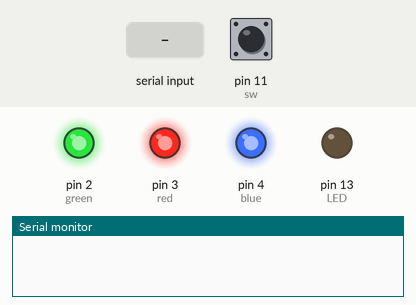
Simulated run of this sketch. Board: Arduino Uno, built with avr-gcc and run on an emulated ATmega328P. Parts: output pins drawn as LEDs (lit = HIGH), the last lines printed to the serial monitor. Dashed ring = blinking. The test bench sets the inputs (shaded band); at power-on: pin 11 (sw) LOW. Random numbers use the default seed unless the sketch sets one.

Above: at 1.2 s.
1.3 s: pin 11 (sw) pulled HIGH for 0.15 s
At 3.2 s:
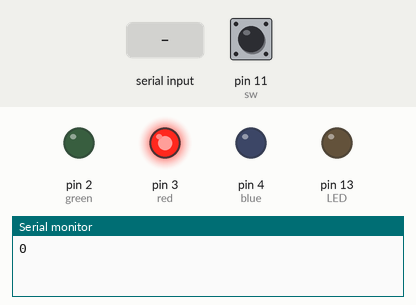
4.3 s: "1\n" received over Serial
At 5.3 s:
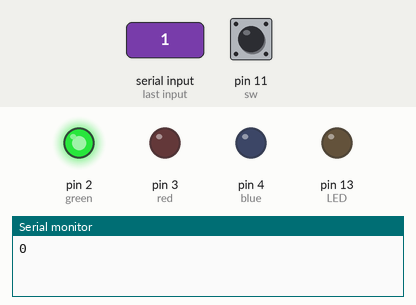
5.8 s: "2\n" received over Serial
At 6.4 s:
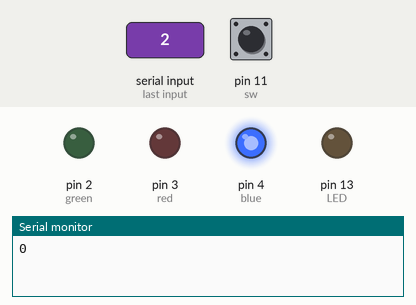
7.3 s: "0\n" received over Serial
At 8.5 s:
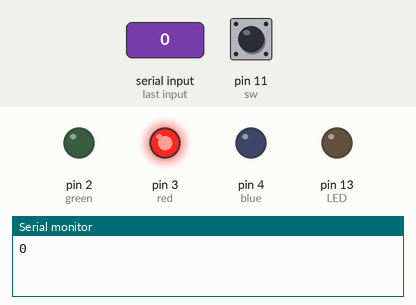
8.8 s: pin 11 (sw) pulled HIGH for 1 s
At 9.05 s:
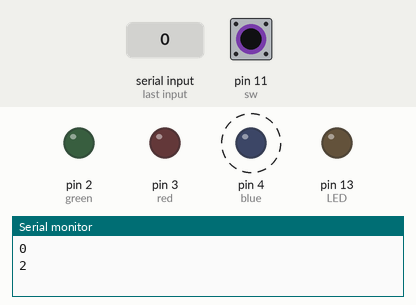
Timing chart, 0 to 11.8 s (numbered marks = the images above; inputs shaded):
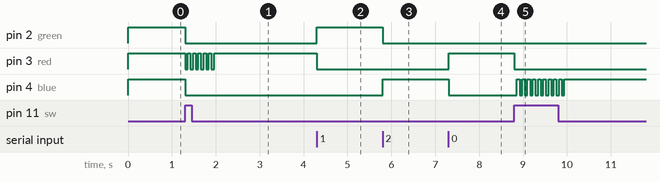

Measured:
- after the input at 1.3 s, pin 2 (green), pin 4 (blue): HIGH → LOW at once; pin 3 (red): alternates HIGH for 0.06 s and LOW for 0.06 s, 12 changes in all, then stays HIGH, starting at once
- after the input at 4.3 s, pin 2 (green): LOW → HIGH at once; pin 3 (red): HIGH → LOW at once
- after the input at 5.8 s, pin 2 (green): HIGH → LOW at once; pin 4 (blue): LOW → HIGH at once
- after the input at 7.3 s, pin 3 (red): LOW → HIGH at once; pin 4 (blue): HIGH → LOW at once
- after the input at 8.8 s, pin 3 (red): HIGH → LOW at once; pin 4 (blue): alternates HIGH for 0.06 s and LOW for 0.06 s, 19 changes in all, then stays HIGH, starting after 0.06 s

The sketch:

airspace05.ino
```cpp
#define LED  13
int recieveByte = 0;
String bufferStr = "";

String redStr = "0";
String greenStr = "1";
String blueStr = "2";
String yellowStr = "3";
String skyblueStr = "4";
String pinkStr = "5";
String whiteStr = "6";
String offStr = "7";
String endStr = "8";

  int sw = 11;
  int green = 2;
  int red = 3;
  int blue = 4;
  int nowColor = 6;
  int nextColor = 0;
  int colorChange = 0;
  int changeEvent = 0;
  int changeEventTime = 0;
  int flashing = 0;
  int flashTimes = 0;

void setup() {
  pinMode(sw,INPUT);
  pinMode(red, OUTPUT);
  pinMode(green, OUTPUT);
  pinMode(blue, OUTPUT);
  pinMode(LED, OUTPUT);
  Serial.begin(9600);
}

void loop() {

  bufferStr = "";
  while (Serial.available() > 0) {
    recieveByte = Serial.read();
    if (recieveByte == (int)'\n') break;
    bufferStr.concat((char)recieveByte);
  }

    colorChange = 0;

 if (bufferStr.length() > 0) {
    //受け取った文字データがある場合、
    //"off"だった場合、消灯
    //それ以外を受け取ったらそれぞれの色
    //"ended"なら終わり
    if (offStr.compareTo(bufferStr) == 0) {
      nowColor = 10;
      digitalWrite(red, LOW);
      digitalWrite(green, LOW);
      digitalWrite(blue, LOW);
    } else if (redStr.compareTo(bufferStr) == 0) {
      nowColor = 0;
    } else if (greenStr.compareTo(bufferStr) == 0) {
      nowColor = 1;
    } else if (blueStr.compareTo(bufferStr) == 0) {
      nowColor = 2;
    } else if (yellowStr.compareTo(bufferStr) == 0) {
      nowColor = 3;
    } else if (skyblueStr.compareTo(bufferStr) == 0) {
      nowColor = 4;
    } else if (pinkStr.compareTo(bufferStr) == 0) {
      nowColor = 5;
    } else if (whiteStr.compareTo(bufferStr) == 0) {
      nowColor = 6;
    } else if (endStr.compareTo(bufferStr) == 0){
      delay(500);
    }
 }else if (digitalRead(sw) == HIGH){
    flashing = 1;
    if(changeEvent == 0){
      colorChange = 1;
      changeEvent = 1;
    }
 }

  if (colorChange) {  //色が変わる時
    while(1){                      //違う色がでるまで回す
      nextColor = random(0, 7);
      if(nextColor != nowColor) { //新色に書き換え
        nowColor = nextColor;
        Serial.println(nowColor); //色情報を送り返す
        break;
      }
    }
  }

  if (flashing) {  //色を点滅させるとき
    if(flashTimes <= 5){
      digitalWrite(red,LOW);
      digitalWrite(green,LOW);
      digitalWrite(blue,LOW);
      delay(60);
    }
  }

  switch (nowColor) {
       case 0:
          digitalWrite(red, HIGH);
          digitalWrite(green, LOW);
          digitalWrite(blue, LOW);
          break;
       case 1:
          digitalWrite(red, LOW);
          digitalWrite(green, HIGH);
          digitalWrite(blue, LOW);
          break;
       case 2:
          digitalWrite(red, LOW);
          digitalWrite(green, LOW);
          digitalWrite(blue, HIGH);
          break;
       case 3:
          digitalWrite(red, HIGH);
          digitalWrite(green, HIGH);
          digitalWrite(blue, LOW);
          break;
       case 4:
          digitalWrite(red, LOW);
          digitalWrite(green, HIGH);
          digitalWrite(blue, HIGH);
          break;
       case 5:
          digitalWrite(red, HIGH);
          digitalWrite(green, LOW);
          digitalWrite(blue, HIGH);
          break;
       case 6:
          digitalWrite(red, HIGH);
          digitalWrite(green, HIGH);
          digitalWrite(blue, HIGH);
          break;
       default:
       break;
  }


//色を変えたら3秒間は色を変えない
  if (changeEvent == 1){
    changeEventTime = changeEventTime + 1;
    if(changeEventTime >= 300){
      changeEvent = 0;
      changeEventTime = 0;
    }
  }

  if (flashing) {  //色を点滅させるとき
    delay(60);
    if(flashTimes >= 5){
      flashing = 0;
      flashTimes = 0;
    }
    flashTimes++;
  }else{
    delay(1);
  }
}
```
